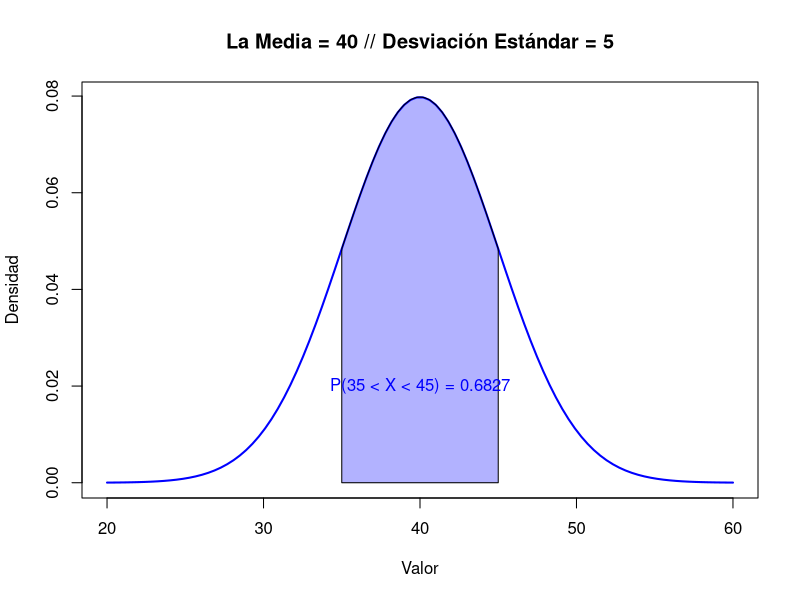
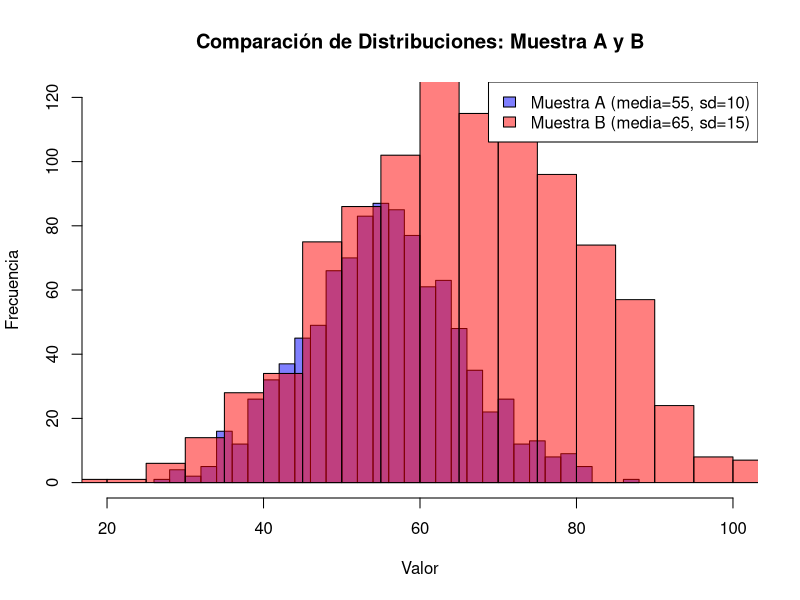
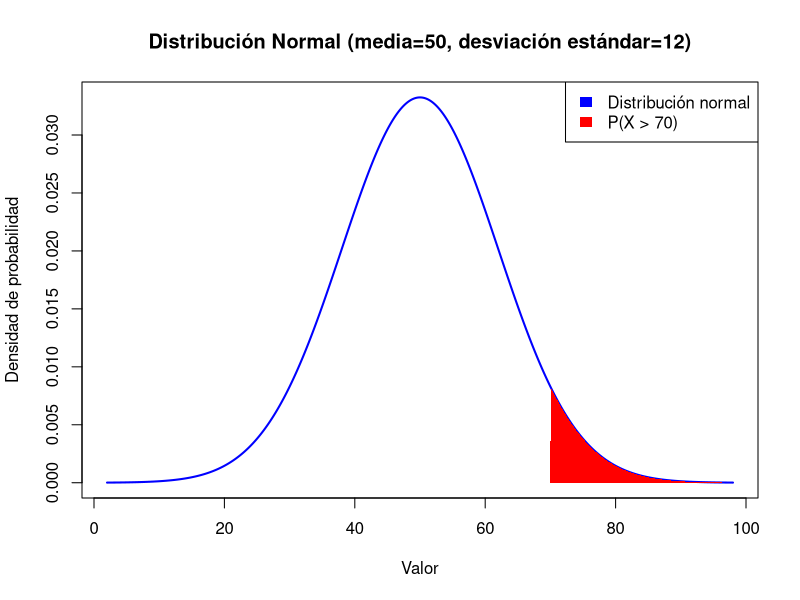
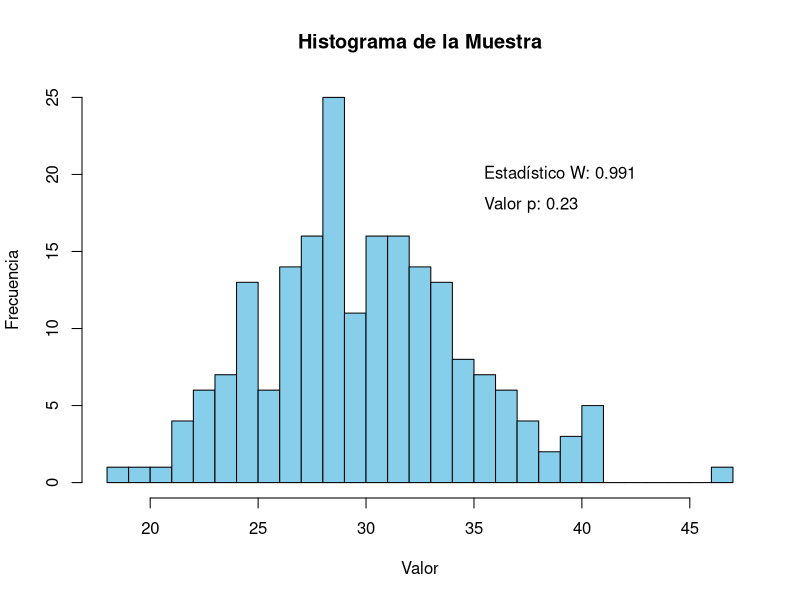
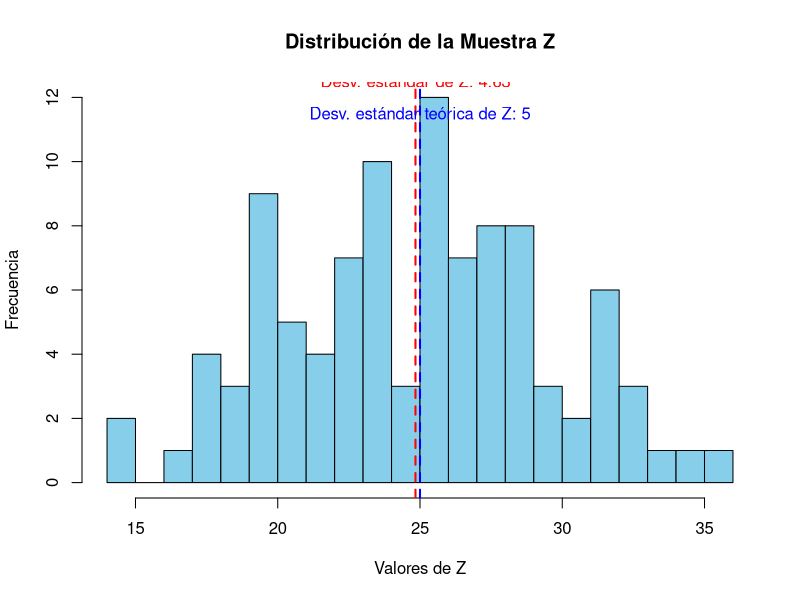

Reproduce these figures in R, in order.

#--------------------------------------------------------------------------------------
#Ejercicio 2
# Parámetros de la distribución normal
media <- 40
desviacion_estandar <- 5

# Valores de x para graficar la distribución
x <- seq(20, 60, length = 100)

# Función de densidad de la distribución normal
densidad <- dnorm(x, mean = media, sd = desviacion_estandar)

# Graficar la distribución normal
plot(x, densidad, type = "l", lwd = 2, col = "blue", 
     xlab = "Valor", ylab = "Densidad",
     main = "La Media = 40 // Desviación Estándar = 5")

# Sombrear el área entre 35 y 45
x_sombreado <- seq(35, 45, length = 100)
densidad_sombreada <- dnorm(x_sombreado, mean = media, sd = desviacion_estandar)
polygon(c(35, x_sombreado, 45), c(0, densidad_sombreada, 0), col = rgb(0, 0, 1, 0.3))

# Calcular la probabilidad de que el valor esté entre 35 y 45
prob_45 <- pnorm(45, mean = media, sd = desviacion_estandar)
prob_35 <- pnorm(35, mean = media, sd = desviacion_estandar)
probabilidad <- prob_45 - prob_35

# Agregar el texto de la probabilidad al gráfico
text(40, 0.02, paste("P(35 < X < 45) =", round(probabilidad, 4)), col = "blue")
#---------------------------------------------------------------------------------------#
# Resumen de su Funcionamiento                                                          #
# - Se definen los parámetros de la distribución y se calculan valores para graficar.   #
# - Se dibuja la curva de densidad de la distribución normal.                           #
# - Se sombrean los valores entre 35 y 45 para representar el área de probabilidad.     #
# - Se calcula la probabilidad de estar entre 35 y 45 y se muestra en el gráfico.       #
#                                                                                       #
#---------------------------------------------------------------------------------------#
#################################################################################################
#Ejercicio 4
# Generar las muestras
set.seed(123)  # Para reproducibilidad
muestra_A <- rnorm(1000, mean = 55, sd = 10)
muestra_B <- rnorm(1000, mean = 65, sd = 15)

# Calcular la media y desviación estándar de cada muestra
media_A <- mean(muestra_A)
desviacion_A <- sd(muestra_A)

media_B <- mean(muestra_B)
desviacion_B <- sd(muestra_B)

# Imprimir los resultados
cat("Muestra A - Media:", media_A, "Desviación estándar:", desviacion_A, "\n")
cat("Muestra B - Media:", media_B, "Desviación estándar:", desviacion_B, "\n")

# Crear el histograma comparativo
hist(muestra_A, breaks = 30, col = rgb(0, 0, 1, 0.5), xlim = c(20, 100), ylim = c(0, 120), 
     xlab = "Valor", ylab = "Frecuencia", main = "Comparación de Distribuciones: Muestra A y B")
hist(muestra_B, breaks = 30, col = rgb(1, 0, 0, 0.5), add = TRUE)
legend("topright", legend = c("Muestra A (media=55, sd=10)", "Muestra B (media=65, sd=15)"), 
       fill = c(rgb(0, 0, 1, 0.5), rgb(1, 0, 0, 0.5)))
#--------------------------------------------------------------------------------------------------#
# Resumen de su Funcionamiento                                                                     #
# - Generación de muestras: Se crean dos muestras con diferentes medias y desviaciones estándar.   #
# - Cálculo de estadísticas: Se calculan la media y desviación estándar de ambas muestras.         #
# - Gráfico comparativo: Se dibujan los histogramas superpuestos de ambas muestras con diferentes  #
#   colores y una leyenda explicativa.                                                             #
#                                                                                                  #
#--------------------------------------------------------------------------------------------------#
#################################################################################################
#Ejercicio 6
# Parámetros de la distribución normal
media <- 50
desviacion_estandar <- 12

# Generar valores de la variable aleatoria para el gráfico
x <- seq(media - 4 * desviacion_estandar, media + 4 * desviacion_estandar, length.out = 1000)
y <- dnorm(x, mean = media, sd = desviacion_estandar)

# Calcular la probabilidad acumulada hasta 70
prob_70 <- pnorm(70, mean = media, sd = desviacion_estandar)
probabilidad_exceder_70 <- 1 - prob_70

# Crear el gráfico
plot(x, y, type = "l", lwd = 2, col = "blue", 
     main = "Distribución Normal (media=50, desviación estándar=12)",
     xlab = "Valor", ylab = "Densidad de probabilidad")
# Rellenar la zona donde X > 70
polygon(c(70, x[x >= 70], max(x)), c(0, y[x >= 70], 0), col = "red", border = NA)
# Añadir una leyenda
legend("topright", legend = c("Distribución normal", "P(X > 70)"), 
       fill = c("blue", "red"), border = NA)
cat("La probabilidad de que un valor sea mayor que 70 es:", probabilidad_exceder_70, "\n")
#----------------------------------------------------------------------------------------------------#
# Resumen de su Funcionamiento                                                                       #
# - Definir parámetros: Especifica la media y desviación estándar de la distribución.                #
# - Generar datos para el gráfico: Calcula valores de la distribución normal para un rango de x.     #
# - Calcular probabilidades: Obtiene la probabilidad acumulada hasta 70 y la probabilidad de valores #
#   mayores que 70.                                                                                  #
# - Graficar la curva de densidad: Muestra la distribución normal y añade una sombra en rojo para    #
#   valores mayores a 70.                                                                            #
# - Añadir leyenda: Identifica la curva principal y el área bajo la curva que representa P(X > 70).  #
#----------------------------------------------------------------------------------------------------#
#################################################################################################
#Ejercicio 8
# Generar una muestra de 200 valores con media = 30 y desviación estándar = 5
set.seed(123)  # Para reproducibilidad
muestra <- rnorm(200, mean = 30, sd = 5)

# Realizar la prueba de normalidad usando shapiro.test
prueba_normalidad <- shapiro.test(muestra)

# Imprimir los resultados de la prueba de normalidad
cat("Resultado de la prueba de normalidad:\n")
print(prueba_normalidad)

# Crear el gráfico
hist(muestra, main = "Histograma de la Muestra", xlab = "Valor", ylab = "Frecuencia", col = "skyblue", border = "black", breaks = 20)

# Añadir el texto con los resultados de la prueba en el gráfico
text(x = 35, y = 20, labels = paste("Estadístico W:", round(prueba_normalidad$statistic, 3)), col = "black", pos = 4)
text(x = 35, y = 18, labels = paste("Valor p:", round(prueba_normalidad$p.value, 3)), col = "black", pos = 4)

# Imprimir los resultados de la prueba de normalidad
cat("Resultado de la prueba de normalidad:\n")
print(prueba_normalidad)
#-----------------------------------------------------------------------------------------#
# Resumen de su Funcionamiento                                                            #
# - Genera la muestra y realiza la prueba de normalidad.                                  #
# - Muestra los resultados en la consola.                                                 #
# - Crea el histograma de la muestra e incluye los resultados de la prueba en el gráfico. #
#                                                                                         #
#-----------------------------------------------------------------------------------------#
#################################################################################################
# Ejercicio 10
# Generar las muestras
set.seed(123)
muestra_X <- rnorm(100, mean = 10, sd = 3)
muestra_Y <- rnorm(100, mean = 15, sd = 4)
muestra_Z <- muestra_X + muestra_Y

# Calcular estadísticos observados y teóricos
media_Z <- mean(muestra_Z)
desviacion_Z <- sd(muestra_Z)
media_teorica_Z <- 10 + 15
desviacion_teorica_Z <- sqrt(3^2 + 4^2)

# Imprimir resultados en la consola
cat("Media de Z:", media_Z, "\n")
cat("Desviación estándar de Z:", desviacion_Z, "\n")
cat("Media teórica de Z:", media_teorica_Z, "\n")
cat("Desviación estándar teórica de Z:", desviacion_teorica_Z, "\n")

# Crear el histograma de muestra_Z
hist(muestra_Z, breaks = 20, col = "skyblue", border = "black", 
     main = "Distribución de la Muestra Z", xlab = "Valores de Z", ylab = "Frecuencia")

# Agregar líneas verticales para la media y desviación estándar observadas y teóricas
abline(v = media_Z, col = "red", lwd = 2, lty = 2)
abline(v = media_teorica_Z, col = "blue", lwd = 2, lty = 2)

# Añadir texto de los resultados en el gráfico
text(x = media_Z, y = 15, labels = paste("Media de Z:", round(media_Z, 2)), col = "red", pos = 3)
text(x = media_teorica_Z, y = 14, labels = paste("Media teórica de Z:", round(media_teorica_Z, 2)), col = "blue", pos = 3)
text(x = media_Z, y = 12, labels = paste("Desv. estándar de Z:", round(desviacion_Z, 2)), col = "red", pos = 3)
text(x = media_teorica_Z, y = 11, labels = paste("Desv. estándar teórica de Z:", round(desviacion_teorica_Z, 2)), col = "blue", pos = 3)


# Imprimir los resultados
cat("Media de Z:", media_Z, "\n")
cat("Desviación estándar de Z:", desviacion_Z, "\n")
cat("Media teórica de Z:", media_teorica_Z, "\n")
cat("Desviación estándar teórica de Z:", desviacion_teorica_Z, "\n")

#----------------------------------------------------------------------------------------------------#
# Resumen de su Funcionamiento                                                                       #
# - Se genera la muestra muestra_Z a partir de la suma de muestra_X y muestra_Y.                     #
# - Se calculan y se imprimen las medias y desviaciones estándar observadas y teóricas.              #
# - En el gráfico, se muestra el histograma de muestra_Z con líneas verticales para la media         #
#   observada (en rojo) y teórica (en azul), con etiquetas de los valores para cada línea en el      #
#   gráfico.                                                                                         #
#                                                                                                    #
#----------------------------------------------------------------------------------------------------#
